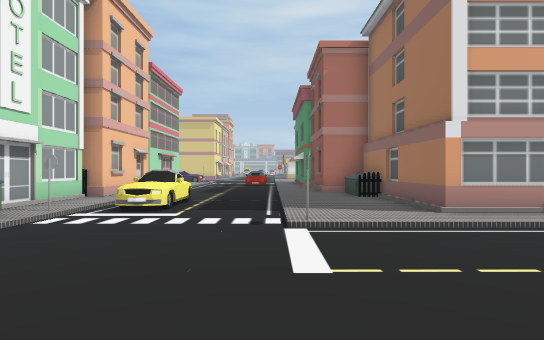
[1] (above)

24 first-person views from a walk through a Unity game level. The camera is 1.5 m above the floor, looks level and sees 80° across. The floor is counted in squares, 2 m on a side. Each view is taken from the middle of a square. On the plan, view 1 faces up. The plan holds only what a view shows up to about 11 squares ahead; the rest is blank. The place goes on beyond the plan. The player character is not drawn. Some animated figures are not drawn. Some surface patterns are stand-ins.

[2]
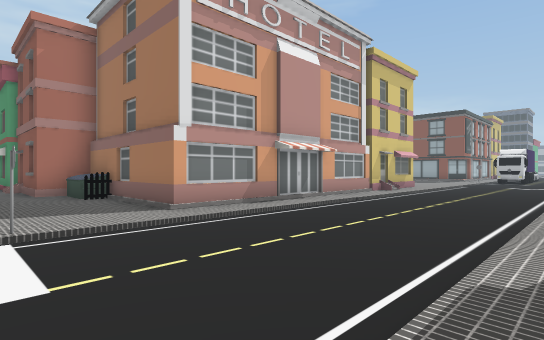

[3]
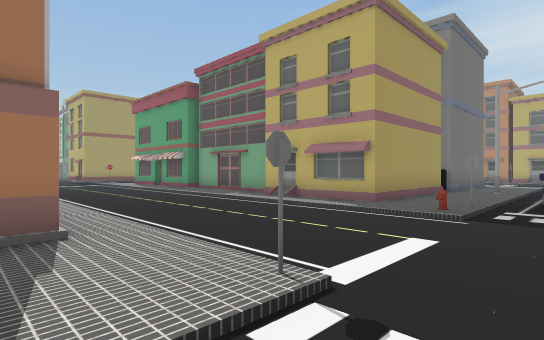

[4]
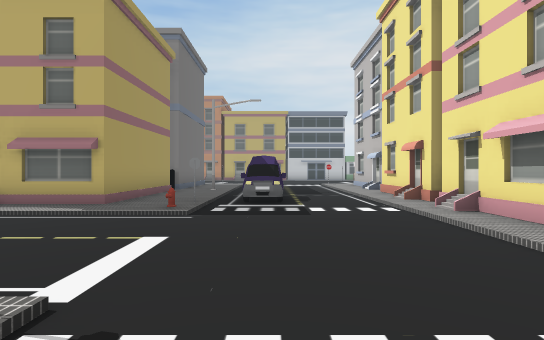

[5]
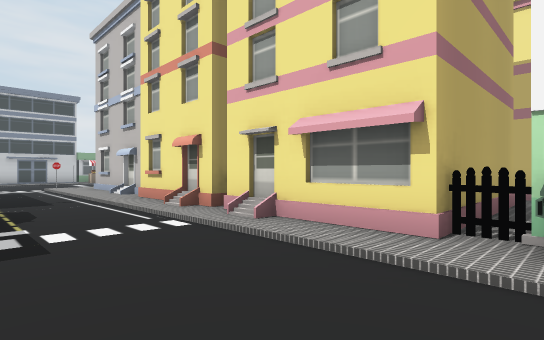

[6]
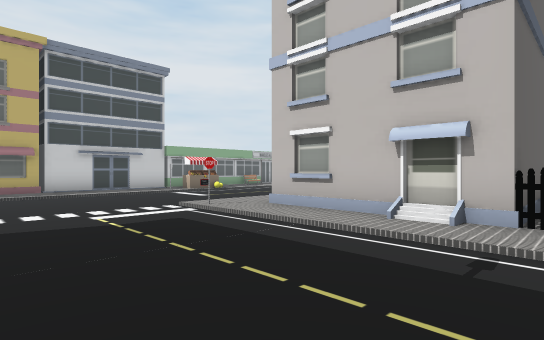

[7]
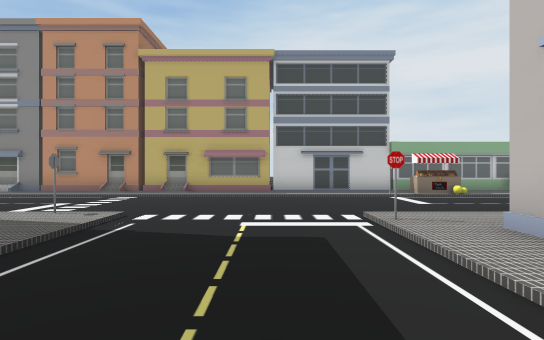

[8]
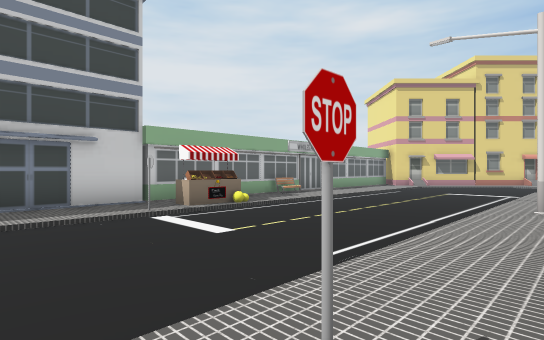

[9]
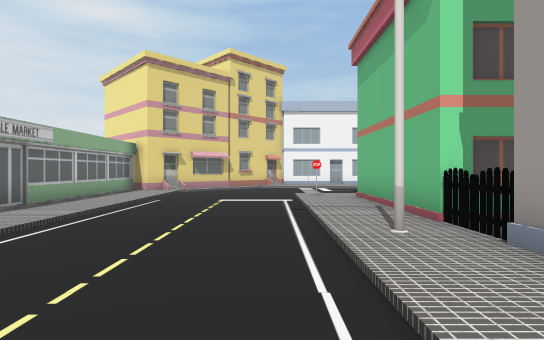

[10]
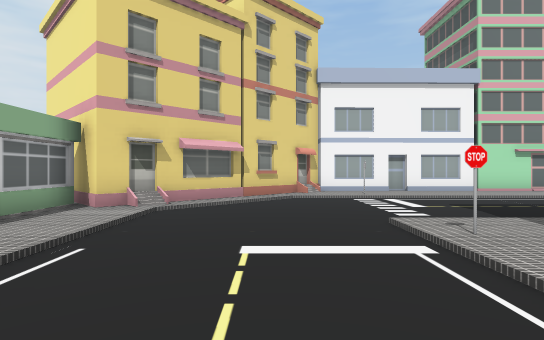

[11]
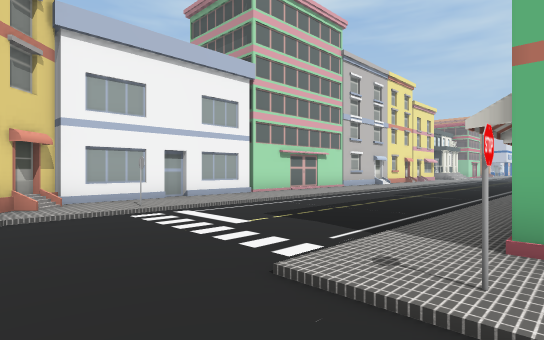

[12]
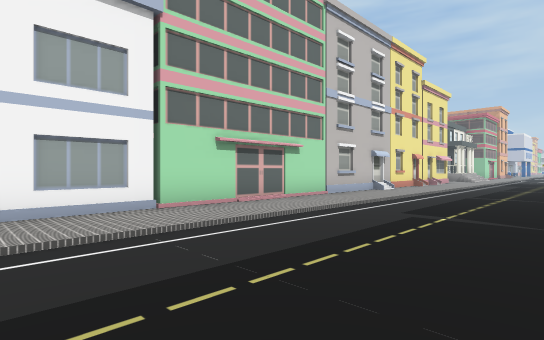

[13]
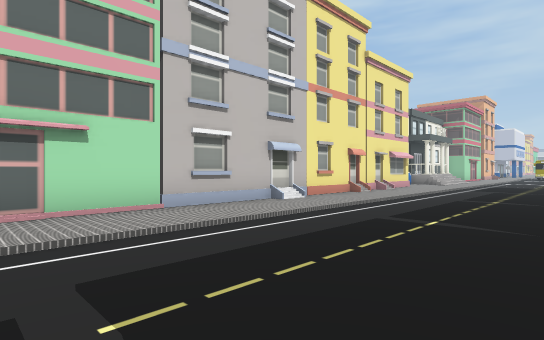

[14]
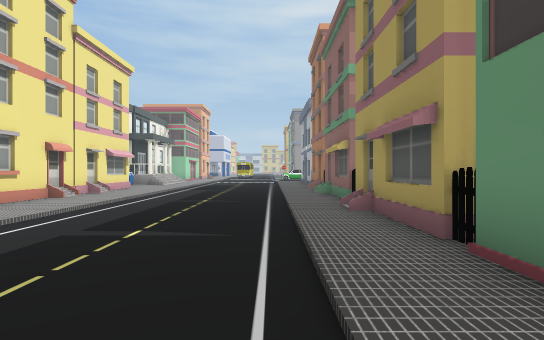

[15]
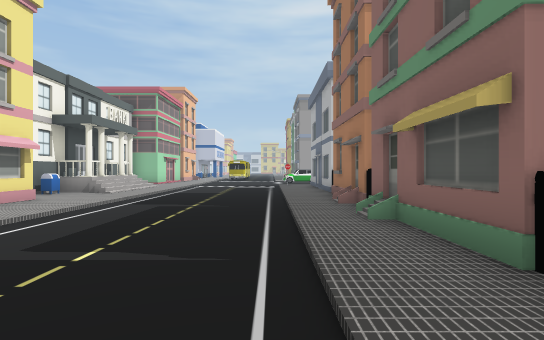

[16]
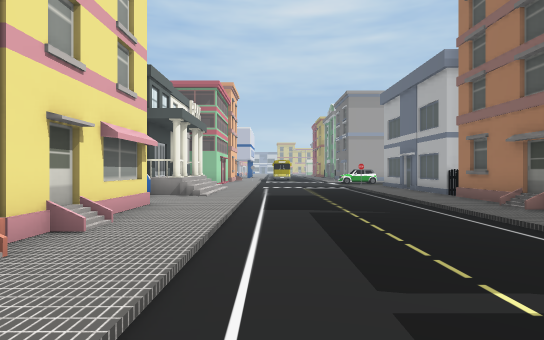

[17]
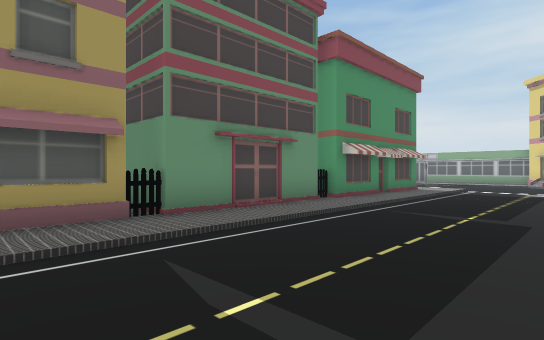

[18]
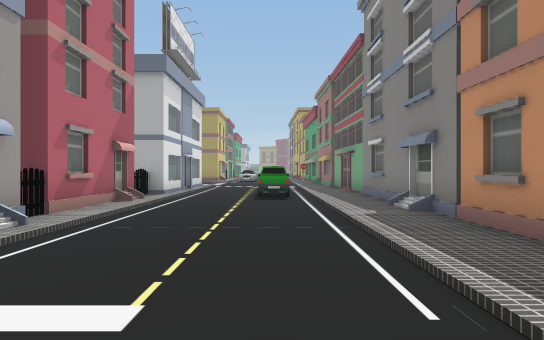

[19]
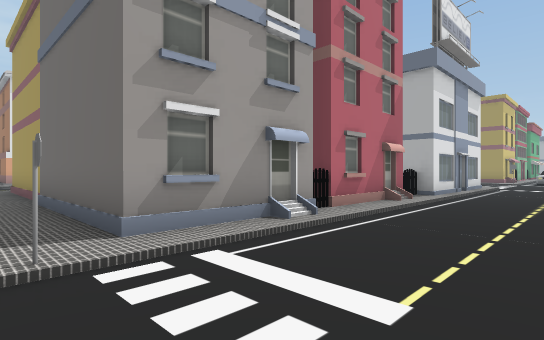

[20]
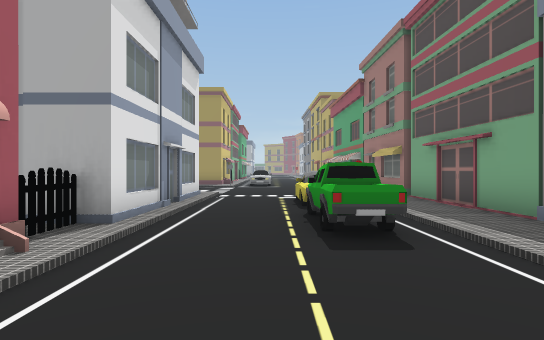

[21]
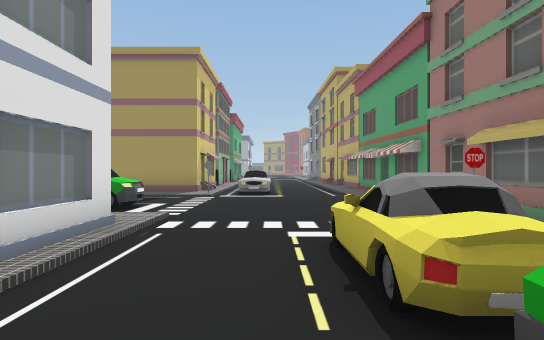

[22]
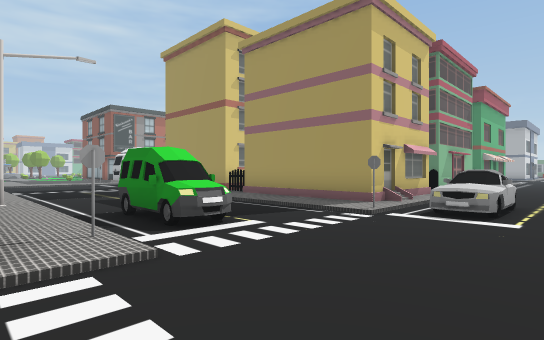

[23]
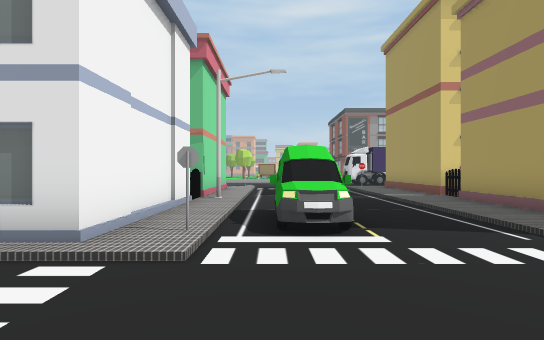

[24]
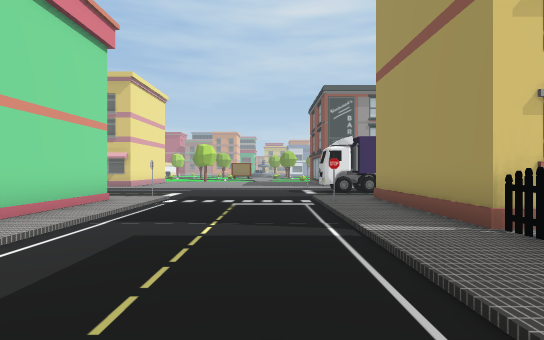

### Floor plan
Key: @ floor where view 1 was taken; # wall or solid block; . main floor; : floor 0.25 m higher than the main floor; / step, stairs or slope; B building; U dumpster; C car; F fence; S sign; H hydrant; T streetlight; M mailbox; R truck; O other object.
Columns run from 22 left of view 1 to 23 right of it. Each row starts with its distance up from view 1.
 15 B /....:#
 14 B /....:#
 13 B//....:F               #
 12 M::....:B              /#
 11 :::....:#        #  ../:B
 10 B::....:#        #  ../:##
  9 #::....:O        #B ../:U#
  8 #::....:#        O: C./::F
  7 #::....:#        #:CC./::#
  6 #::....:#        #:CC./::#
  5 #::....:O        #S.../::/:///:://B
  4 B::....:#       ##U...S......//////
  3 #::....:#       #F:........................RRR
  2 #::....:B       ##:..........................
  1 #::....:F#       #:.........................
  0 B::....:##       #/...@H::::::::     :O.../:#
 -1 #::....:#         :..C.S:### BBBB   BB:...O:#
 -2 #::....:#        #/..C.::            #:.../:#
 -3 #::....FB        #:..C.::            #:.../:#
 -4 #::....:#        O:....::            #:.../:B
 -5 B::....:#     ####:....TOB          BFT.../:FB
 -6 #::....:#        #:....::           B#:.../:#
 -7 #::....:#   B    #:....::            #:.C./:#
 -8 #::....:#   B    B:....::            #:CC./:#
 -9 #:O....:::::OO:::#S....::###F###F    #SCC./:##
-10 B::....:S:::T::::::....S:::/::///#####:...S//:
-11 ##:........................................CC
-12  #B/.......................................CC
-13  ##B/...........................CCCCC........
-14   ###////////////S/////////////////  S   ////
-15     ##:::::::::O:::::::/:/:::/:::::::    B://
-16     ###BB###O##BB###B###B##B###B####BB##   #
-17                    ###

Where each view was taken, in squares from view 1:
view 1: 0 up, 0 right, facing up
view 2: 0 up, 0 right, facing up-right
view 3: 6 up, 1 left, facing down-right
view 4: 6 up, 1 left, facing down
view 5: 4 up, 1 left, facing down-left
view 6: 4 down, 0 right, facing down-left
view 7: 5 down, 2 left, facing down
view 8: 9 down, 3 left, facing down-left
view 9: 11 down, 6 left, facing left
view 10: 12 down, 11 left, facing left
view 11: 12 down, 14 left, facing up-left
view 12: 8 down, 16 left, facing up-left
view 13: 3 down, 16 left, facing up-left
view 14: 2 down, 16 left, facing up
view 15: 3 up, 16 left, facing up
view 16: 4 up, 19 left, facing up
view 17: 3 up, 19 left, facing down-right
view 18: 13 down, 1 right, facing right
view 19: 13 down, 1 right, facing up-right
view 20: 12 down, 6 right, facing right
view 21: 12 down, 11 right, facing right
view 22: 13 down, 15 right, facing up-right
view 23: 13 down, 17 right, facing up
view 24: 8 down, 19 right, facing up
